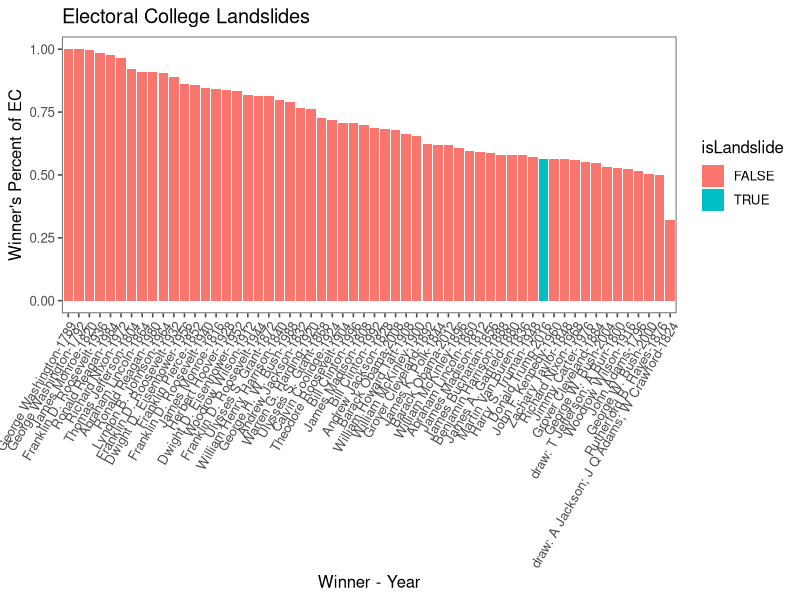
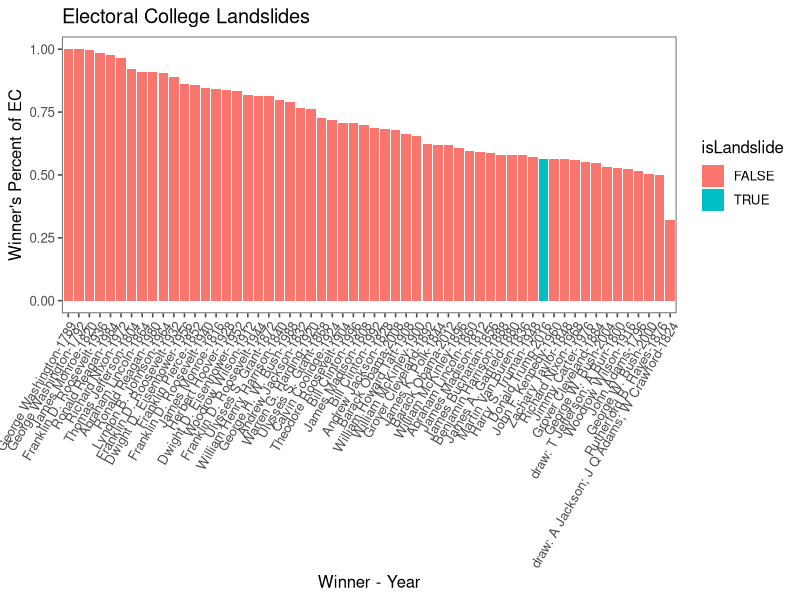

Generate these figures, in order, with R:
library(ggthemes)
library(ggplot2)
library(dplyr)
library(readr)


ec <- read_csv("ec.csv")
ec <- ec %>% mutate(winningPct = first/total,
                    label = paste(winner, "-", year, sep=""),
                    isLandslide = year==2016)
ec$label <- with(ec, reorder(label, winningPct, function(x) -x))
ggplot(ec, aes(x=label, y=winningPct, fill=isLandslide)) + geom_bar(stat="identity") + 
  theme_few() + 
  theme(axis.text.x = element_text(angle=60,hjust=1)) + 
  ggtitle("Electoral College Landslides") + 
  ylab("Winner's Percent of EC") + xlab("Winner - Year")

ggsave(filename = "landslide.png", width = 12, height = 8)
